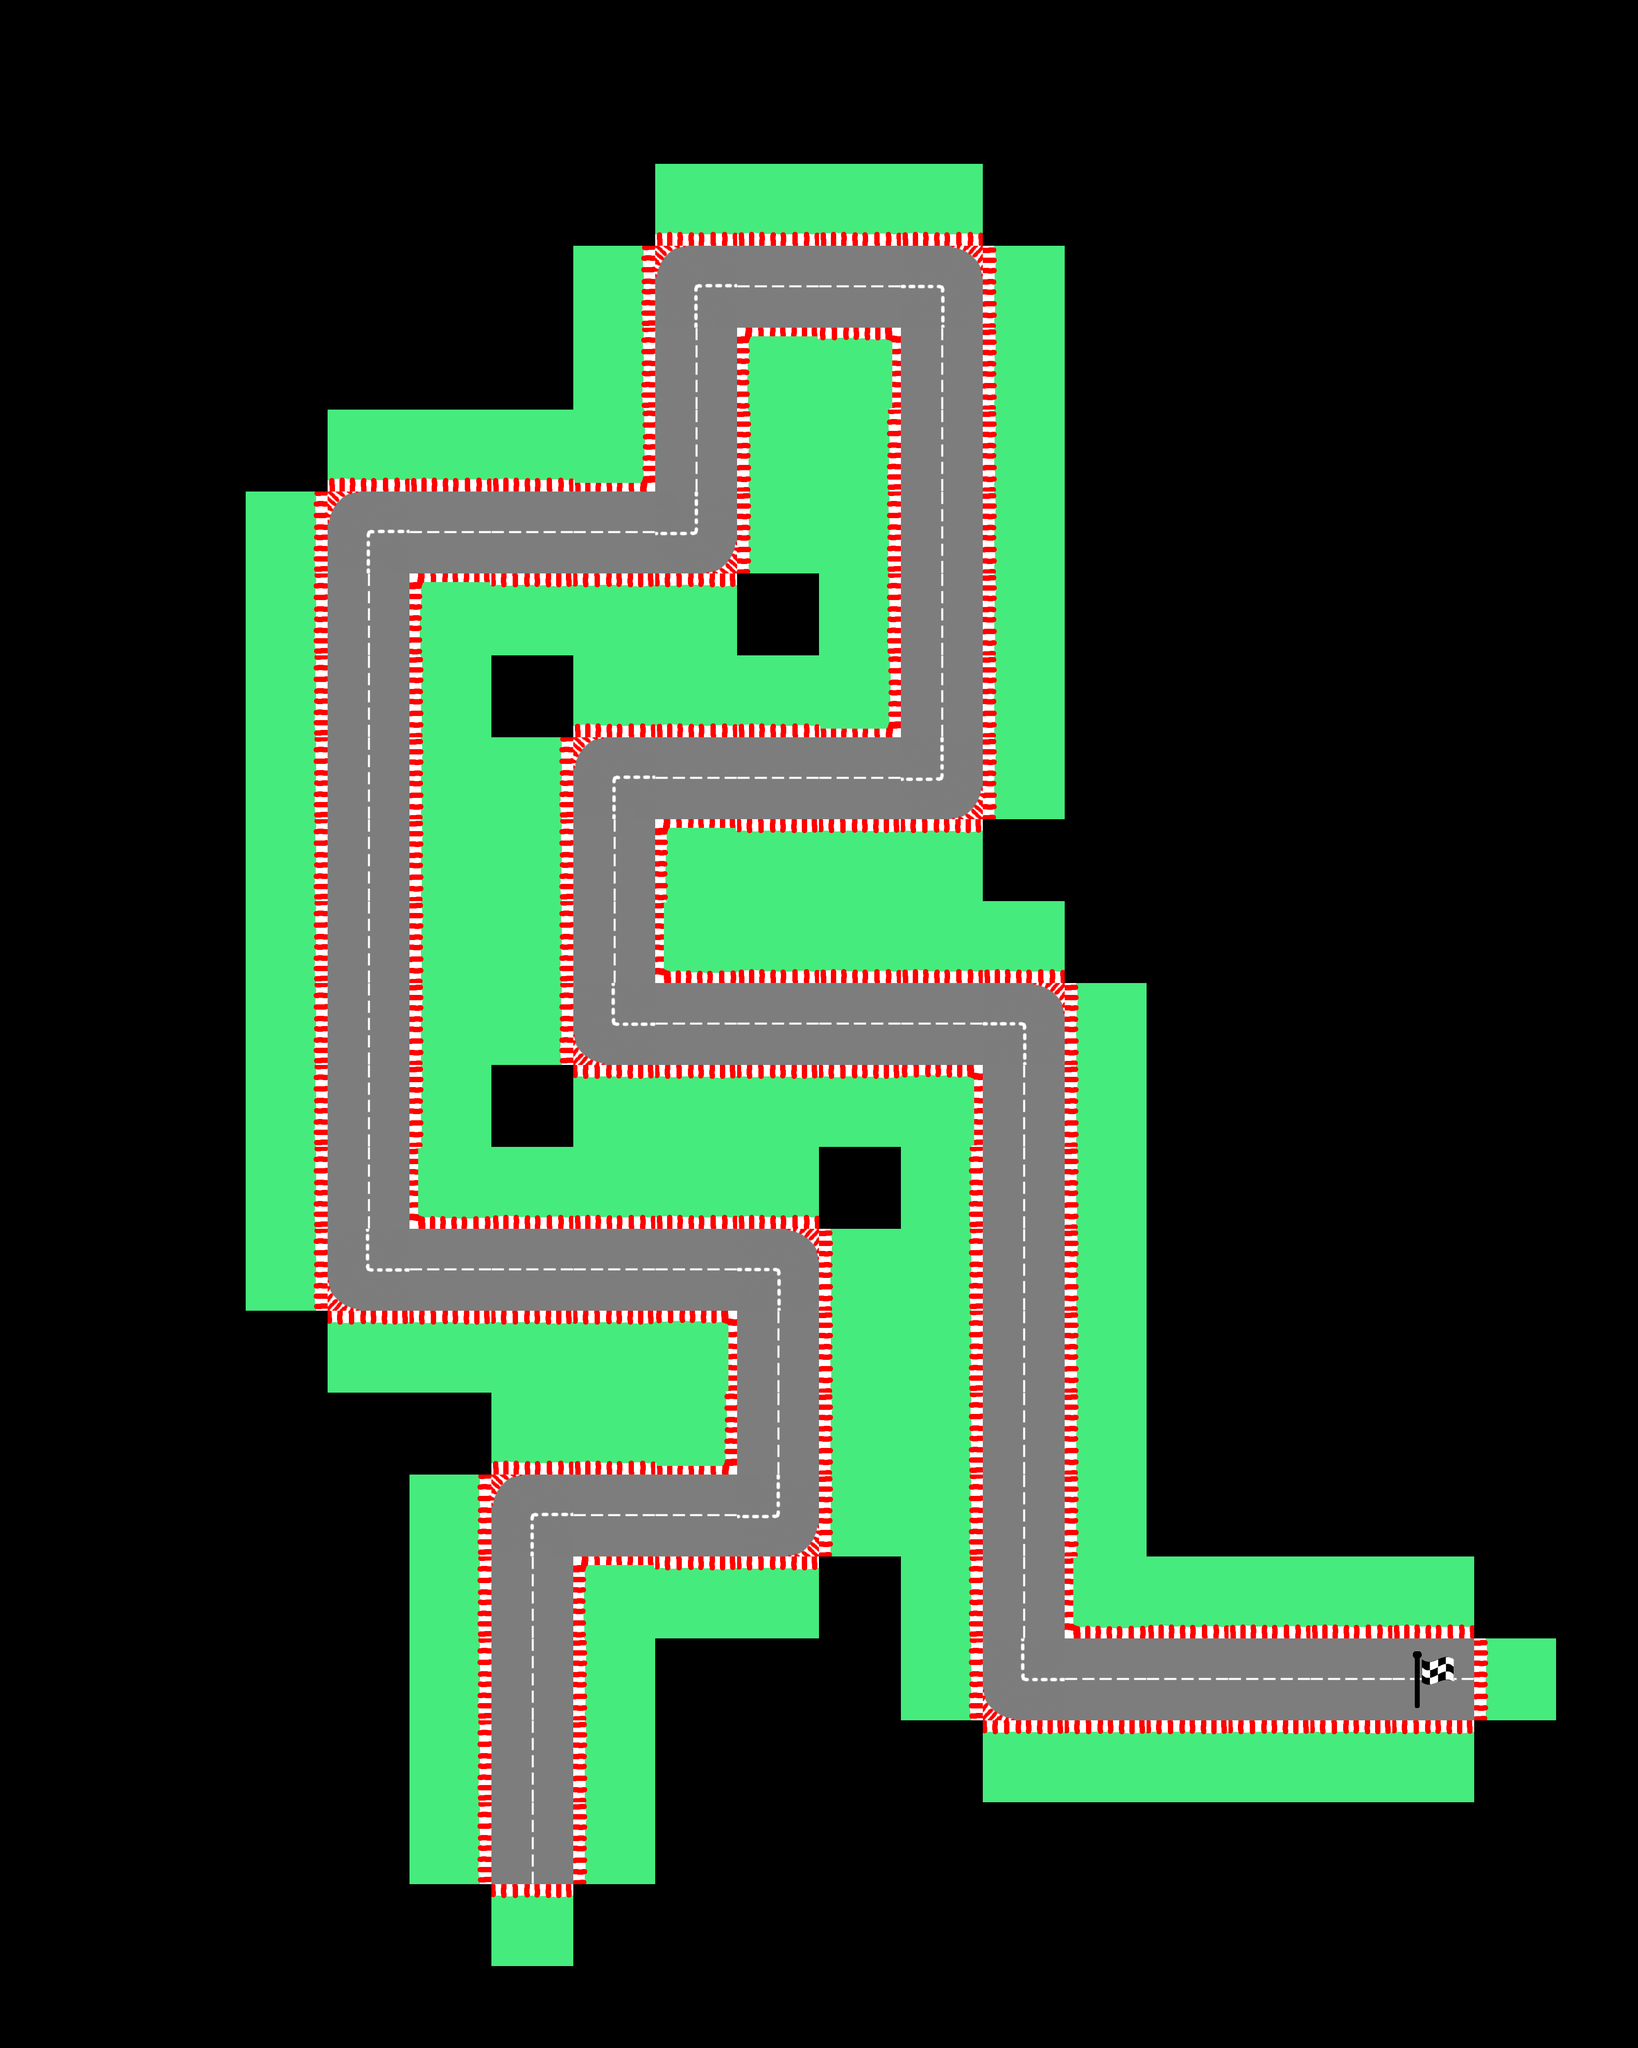

This is a level from a 2D game, rendered from its Tiled map with the project's own tilesets. A one-line summary and the complete map file follow:
An orthogonal 20x25 tile map with 200x200 px tiles, 1 tile layer (Tile Layer 1).

<map version="1.5" tiledversion="1.7.2" orientation="orthogonal" renderorder="right-down" width="20" height="25" tilewidth="200" tileheight="200" infinite="0" nextlayerid="2" nextobjectid="1">
 <tileset firstgid="1" source="cs20tilesetv2.tsx" />
 <layer id="1" name="Tile Layer 1" width="20" height="25">
  <data encoding="csv">
0,0,0,0,0,0,0,0,0,0,0,0,0,0,0,0,0,0,0,0,
0,0,0,0,0,0,0,0,0,0,0,0,0,0,0,0,0,0,0,0,
0,0,0,0,0,0,0,0,7,7,7,7,0,0,0,0,0,0,0,0,
0,0,0,0,0,0,0,5,13,3,3,15,8,0,0,0,0,0,0,0,
0,0,0,0,0,0,0,5,1,10,9,1,8,0,0,0,0,0,0,0,
0,0,0,0,7,7,7,11,1,8,5,1,8,0,0,0,0,0,0,0,
0,0,0,5,13,3,3,3,16,8,5,1,8,0,0,0,0,0,0,0,
0,0,0,5,1,10,6,6,6,0,5,1,8,0,0,0,0,0,0,0,
0,0,0,5,1,8,0,7,7,7,11,1,8,0,0,0,0,0,0,0,
0,0,0,5,1,8,5,13,3,3,3,16,8,0,0,0,0,0,0,0,
0,0,0,5,1,8,5,1,10,6,6,6,0,0,0,0,0,0,0,0,
0,0,0,5,1,8,5,1,12,7,7,7,7,0,0,0,0,0,0,0,
0,0,0,5,1,8,5,14,3,3,3,3,15,8,0,0,0,0,0,0,
0,0,0,5,1,8,0,6,6,6,6,9,1,8,0,0,0,0,0,0,
0,0,0,5,1,12,7,7,7,7,0,5,1,8,0,0,0,0,0,0,
0,0,0,5,14,3,3,3,3,15,8,5,1,8,0,0,0,0,0,0,
0,0,0,0,6,6,6,6,9,1,8,5,1,8,0,0,0,0,0,0,
0,0,0,0,0,0,7,7,11,1,8,5,1,8,0,0,0,0,0,0,
0,0,0,0,0,5,13,3,3,16,8,5,1,8,0,0,0,0,0,0,
0,0,0,0,0,5,1,10,6,6,0,5,1,12,7,7,7,7,0,0,
0,0,0,0,0,5,1,8,0,0,0,5,14,3,3,3,3,19,8,0,
0,0,0,0,0,5,1,8,0,0,0,0,6,6,6,6,6,6,0,0,
0,0,0,0,0,5,1,8,0,0,0,0,0,0,0,0,0,0,0,0,
0,0,0,0,0,0,6,0,0,0,0,0,0,0,0,0,0,0,0,0,
0,0,0,0,0,0,0,0,0,0,0,0,0,0,0,0,0,0,0,0
</data>
 </layer>
</map>
